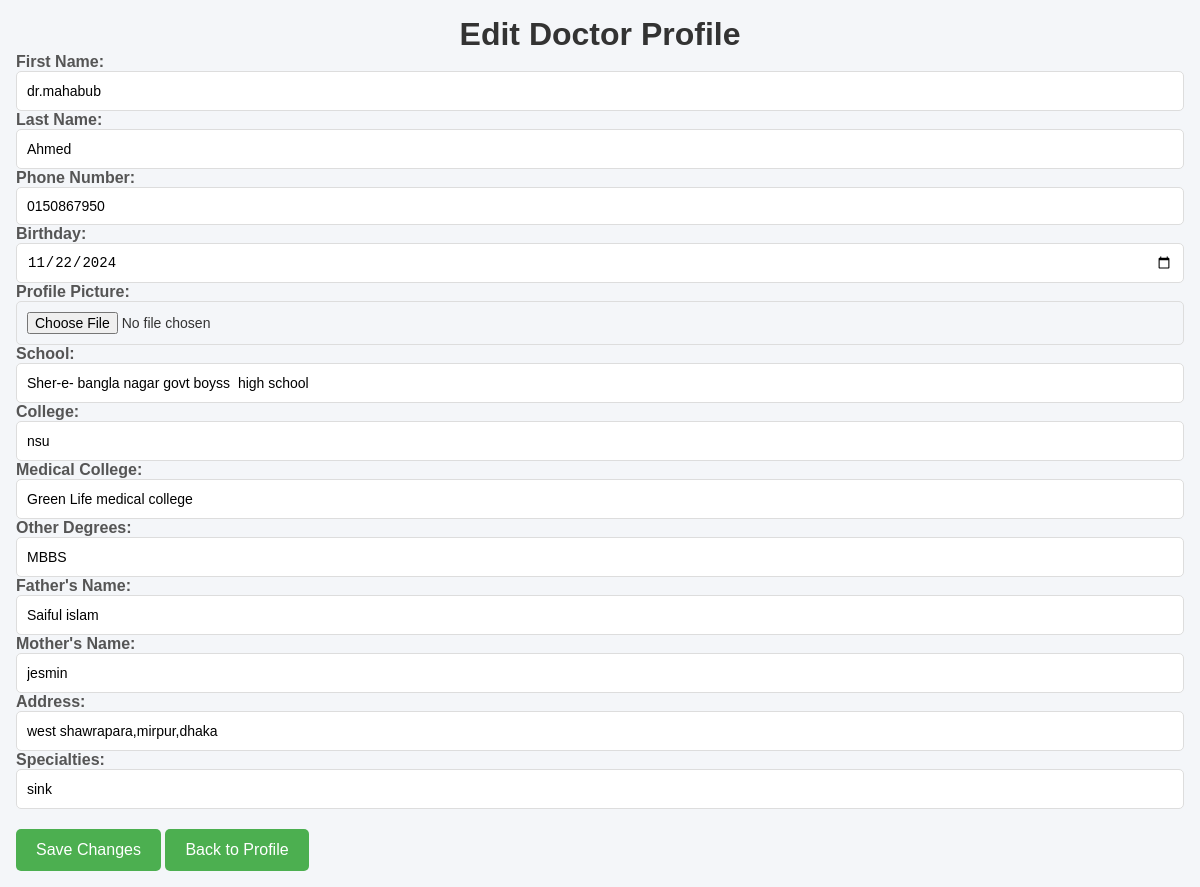
/doctor/profile/edit_profile.php (signed in), run on the app's committed database.
### tables this page shows
CREATE TABLE `doctor_edu` (
  `edu_id` int(11) NOT NULL,
  `user_id` int(11) NOT NULL,
  `profile_picture` varchar(255) DEFAULT NULL,
  `school` varchar(100) DEFAULT NULL,
  `college` varchar(100) DEFAULT NULL,
  `medical_college` varchar(100) DEFAULT NULL,
  `other_degrees` text DEFAULT NULL,
  `father_name` varchar(100) DEFAULT NULL,
  `mother_name` varchar(100) DEFAULT NULL,
  `address` text DEFAULT NULL,
  `specialties` text DEFAULT NULL
);

CREATE TABLE `doctors` (
  `id` int(11) NOT NULL,
  `first_name` varchar(50) NOT NULL,
  `last_name` varchar(50) NOT NULL,
  `phone_number` varchar(15) NOT NULL,
  `email` varchar(100) NOT NULL,
  `password` varchar(255) NOT NULL,
  `birthday` date NOT NULL,
  `gender` enum('Male','Female','Other') NOT NULL,
  `department` varchar(100) NOT NULL,
  `profile_picture` varchar(255) DEFAULT NULL,
  `reset_token` varchar(255) DEFAULT NULL,
  `token_expiry` datetime DEFAULT NULL,
  `doctor_id` int(11) DEFAULT NULL,
  `doctor_name` varchar(255) DEFAULT NULL
);

### doctor/profile/edit_profile.php (the view, shortened to what this page needs)
<?php
$conn = new mysqli("localhost", "root", "", "hospital_management");
$email = $_SESSION['user_id'];
$sql = "SELECT u.email, u.first_name, u.last_name, u.phone_number, u.birthday, u.gender,
               d.profile_picture, d.school, d.college, d.medical_college, d.other_degrees,
               d.father_name, d.mother_name, d.address, d.specialties
        FROM doctors u
        LEFT JOIN doctor_edu d ON u.id = d.user_id
        WHERE u.email = ?";
$stmt = $conn->prepare($sql);
$stmt->bind_param("s", $email);
$stmt->execute();
$result = $stmt->get_result();
$doctor = $result->fetch_assoc();
?>
<!DOCTYPE html>
<html lang="en">
<head>
    <link rel="stylesheet" href="styles1.css">
</head>
<body>
    <h1>Edit Doctor Profile</h1>
    <form method="POST" enctype="multipart/form-data" class="Profile container">
        <label for="first_name">First Name:</label>
        <input type="text" id="first_name" name="first_name" value="<?php echo htmlspecialchars($doctor['first_name'] ?? ''); ?>" required>
        <label for="last_name">Last Name:</label>
        <input type="text" id="last_name" name="last_name" value="<?php echo htmlspecialchars($doctor['last_name']?? ''); ?>" required>
        <label for="phone_number">Phone Number:</label>
        <input type="tel" id="phone_number" name="phone_number" value="<?php echo htmlspecialchars($doctor['phone_number']?? ''); ?>" required>
        <label for="birthday">Birthday:</label>
        <input type="date" id="birthday" name="birthday" value="<?php echo htmlspecialchars($doctor['birthday']?? ''); ?>" required>
        <label for="profile_picture">Profile Picture:</label>
        <input type="file" id="profile_picture" name="profile_picture" accept="image/*">
        <label for="school">School:</label>
        <input type="text" id="school" name="school" value="<?php echo htmlspecialchars($doctor['school']?? ''); ?>" required>
        <label for="college">College:</label>
        <input type="text" id="college" name="college" value="<?php echo htmlspecialchars($doctor['college']?? ''); ?>" required>
        <label for="medical_college">Medical College:</label>
        <input type="text" id="medical_college" name="medical_college" value="<?php echo htmlspecialchars($doctor['medical_college']?? ''); ?>" required>
        <label for="other_degrees">Other Degrees:</label>
        <input type="text" id="other_degrees" name="other_degrees" value="<?php echo htmlspecialchars($doctor['other_degrees']?? ''); ?>" required>
        <label for="father_name">Father's Name:</label>
        <input type="text" id="father_name" name="father_name" value="<?php echo htmlspecialchars($doctor['father_name']?? ''); ?>" required>
        <label for="mother_name">Mother's Name:</label>
        <input type="text" id="mother_name" name="mother_name" value="<?php echo htmlspecialchars($doctor['mother_name']?? ''); ?>" required>
        <label for="address">Address:</label>
        <input type="text" id="address" name="address" value="<?php echo htmlspecialchars($doctor['address'] ?? ''); ?>" required>
        <label for="specialties">Specialties:</label>
        <input type="text" id="specialties" name="specialties" value="<?php echo htmlspecialchars($doctor['specialties']?? ''); ?>" required>
        <div class="button_componamt">
        <button type="submit" class="btn">Save Changes</button>
        <button onclick="window.location.href='doctor_profile.php'" class="btn">Back to Profile</button>
        </div>
    </form>
</body>
</html>

### doctor/profile/styles1.css (style rules this page uses)
* { margin: 0; padding: 0; box-sizing: border-box; }
body { font-family: Arial, sans-serif; background-color: #f4f6f9; color: #333; display: flex; flex-direction: column; justify-content: center; align-items: center; padding:1rem; }
form label { font-weight: bold; margin-top: 10px; margin-bottom: 5px; color: #555; }
form input[type="text"], form input[type="date"], form input[type="file"], form input[type="tel"], form textarea { width: 100%; padding: 10px; border: 1px solid #ddd; border-radius: 5px; font-size: 14px; }
form input[type="text"], form input[type="date"] { height: 40px; }
.btn { margin-top: 20px; padding: 12px 20px; background-color: #4caf50; color: #fff; border: none; border-radius: 5px; font-size: 16px; cursor: pointer; transition: background-color 0.3s ease; }
form label[for="profile_picture"] { margin-top: 15px; }

### data on the page
doctor_edu: first_name "dr.mahabub", last_name "Ahmed", phone_number "0150867950", birthday "11/22/2024", school "Sher-e- bangla nagar govt boyss high school", college "nsu", medical_college "Green Life medical college", other_degrees "MBBS", father_name "Saiful islam", mother_name "jesmin", address "west shawrapara,mirpur,dhaka", specialties "sink"
